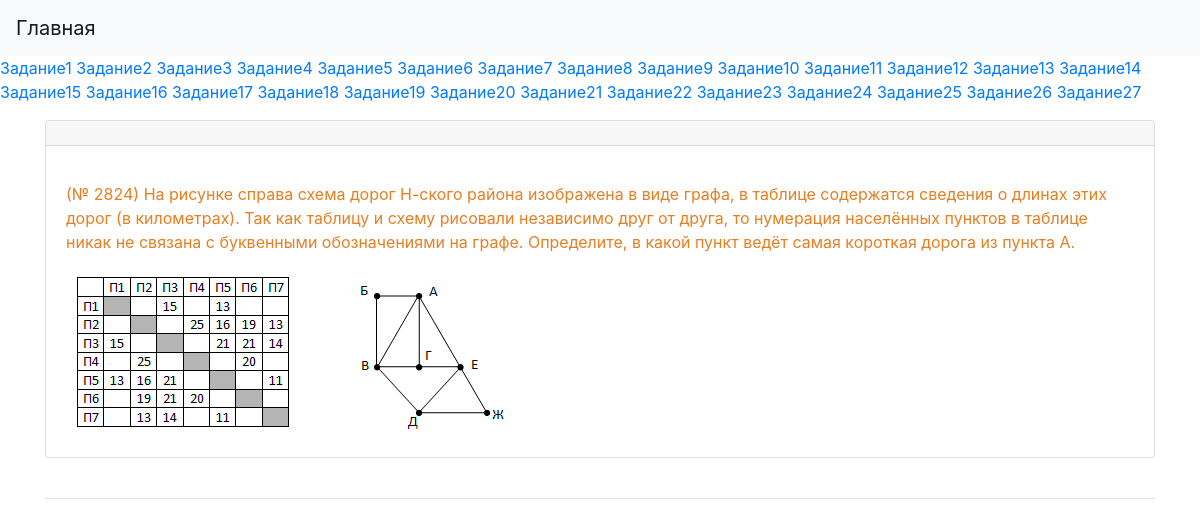
Page /task1/ on the earlier database version.
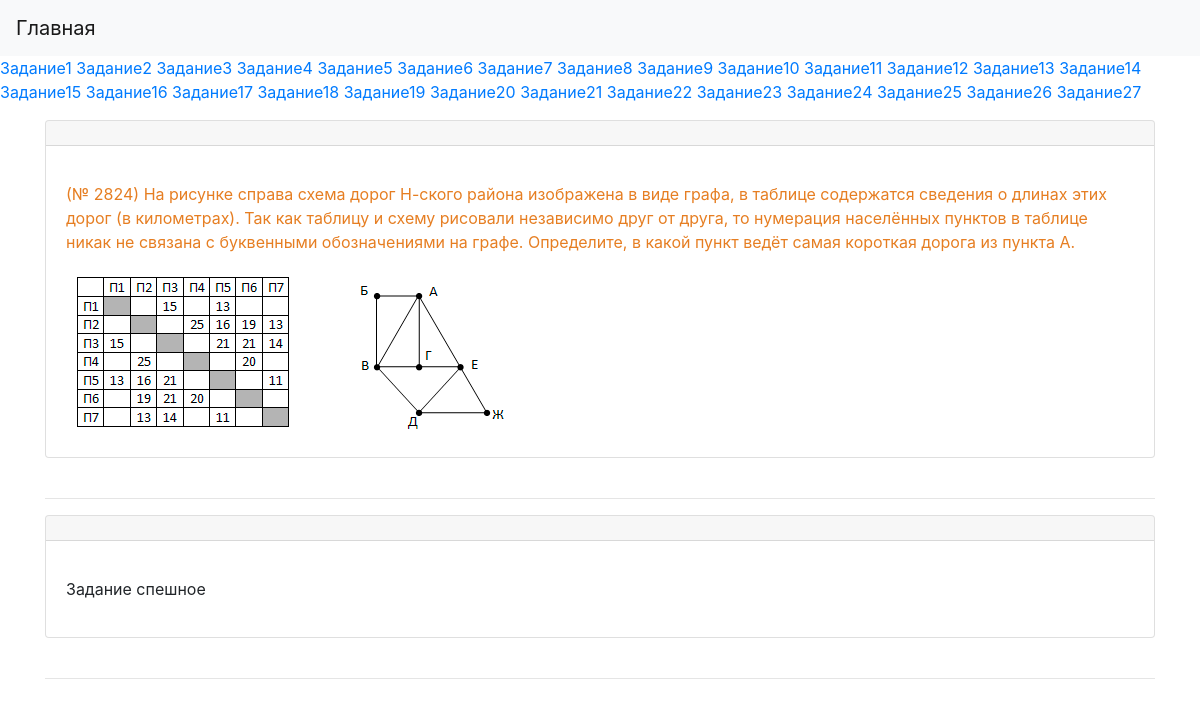
Same page on the later database version.
### generator/models.py (models this page shows)
class Task1(models.Model):
    title = models.CharField(max_length=100, default='Задание 1', blank=True)
    content = models.TextField(blank=True, verbose_name='Задание')
    photo = models.ImageField(upload_to='photos/%Y/%m/%d', blank=True, verbose_name='Фото к заданию')
    answer = models.TextField(verbose_name='Ответ', blank=True)
    file = models.FileField(upload_to='files/%Y/%m/%d', blank=True, verbose_name='Файл к заданию')
    def __str__(self):
        return self.content
    class Meta:
        verbose_name = 'Задание 1'
        verbose_name_plural = 'Задание 1'

### generator/views.py (the view)
# urls.py: path('task<int:num>/', get_task, name='get_task'),
def get_task(request, num):
    tasks = all_models[num].objects.all()
    all_tasks = {}
    counter = 0
    for i in tasks:
        counter += 1
        all_tasks[f"task{counter}"] = i
    print(all_tasks)
    context = {'tasks': all_tasks}
    return render(request, 'generator/task.html', context)

### generator/templates/generator/task.html (shortened to what this page needs)
{% extends 'base.html' %}
{% block content %}
{% for i, j in tasks.items %}
<div class="card">
        <div class="card-header">
        </div>
        <div class="card-body">
            <p>{{ j|safe }}</p>
            <div class="media">
                {% if j.photo %}
                <img src="{{ j.photo.url }}" alt="" class="float-left mr-3">
                {% endif %}
            </div>
        </div>
    </div>
<br>
<hr>
{% endfor %}
{% endblock %}

Differences in the rows shown:
added Task1: content "Задание спешное"
